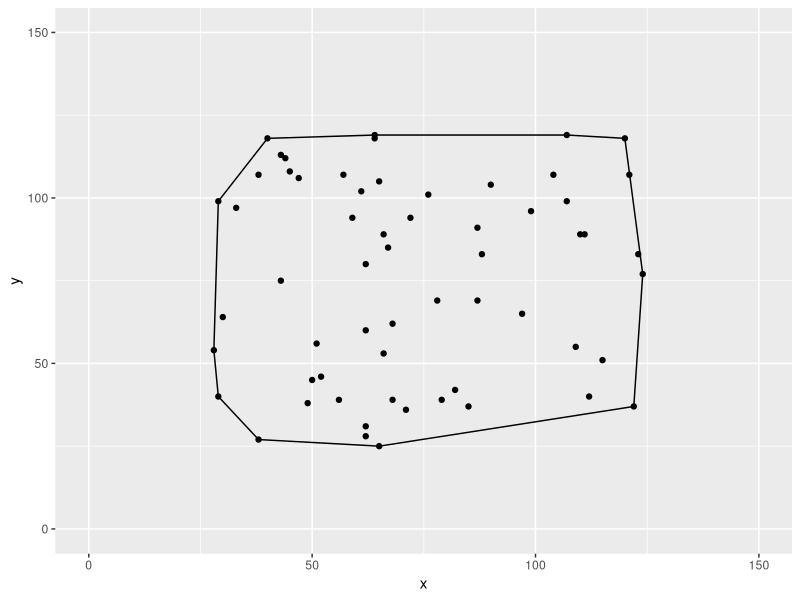

Write R code to recreate this figure.
library(magrittr)
library(ggplot2)
# clear objects
rm(list = ls())
pts = list()
length(pts) = 60 

rnd = function() {
  # random number in specified range
  sample(25:125, 1)
}

generate_rand_2vecs = function(pts) {
  for (i in 1:length(pts)) {
    pts[[i]] = c(rnd(), rnd()) %>% matrix
  }
  pts
}
pts = generate_rand_2vecs(pts)
df = data.frame(data = pts)
df = df %>% t
rownames(df) = 1:length(pts)
colnames(df) = c("x", "y")
rm(pts)
print(df)
df = data.frame(df)


selectV2 = function(df, i) {
  df[i, ] %>% t %>% as.vector(.,mode="double")
}
norm_vec <- function(x) { sqrt(sum(x^2)) }
deg2rad = function(x) {
  x * pi / 180.0 
}
rad2deg = function(x) {
  x * 180.0 / pi 
}
rotMat = function(ang) {
  # create clockwise rotation matrix given an angle in degrees
  # 1st convert degrees to radians
  ang = deg2rad(ang)
  # since the below is a counterclockwise rotation matrix,
  # convert to angle from ccw to cw
  ang = 2 * pi - ang
  res = matrix(c(cos(ang), -sin(ang), sin(ang),
                 cos(ang)), ncol = 2, byrow = TRUE)
  return(res)
}
sort.less.than = function(df) {
  #return(df[order(df$x,df$y),])
  df = df[order(df$y,decreasing = TRUE),]
  df = df[order(df$x),]
  return(df)
  #return(df[order(df$x,df$y),])
}
sort.greater.than = function(pts) {
  df = df[order(df$y, decreasing = FALSE),]
  df = df[order(df$x, decreasing = TRUE),]
  return(df)
  #return(df[order(df$x,df$y,decreasing = TRUE),])
}
angle.formed = function(a,b,c) {
  # angle in degrees formed by three 2-vectors
  stopifnot(length(a) == 2 && typeof(a) == "double")   
  stopifnot(length(b) == 2 && typeof(b) == "double")   
  stopifnot(length(c) == 2 && typeof(c) == "double")   
  ba = (a - b) %>% as.matrix
  bc = (c - b) %>% as.matrix
  dp = crossprod(ba,bc) 
  angRad = acos(dp / norm_vec(ba) / norm_vec(bc))
  return(angRad %>% rad2deg)
}
is.left.turn = function(a,b,c) {
  ab = b - a
  rotated = rotMat(90) %*% ab
  d = rotated + b
  return(angle.formed(d,b,c) > 90.0)
}
add.pt = function(df, soln, currIndex) {
  rbind(soln, selectV2(df,currIndex)) 
}

solve.convex.hull = function(upper=TRUE) {
  soln = matrix(ncol=2,nrow=0)
  # sort by decreasing to create the top of the hull
  if (upper==TRUE){
  df = sort.less.than(df)
  } else {
  df = sort.greater.than(df)
  }
  # add first two points
  for(i in 1:2) { soln = add.pt(df, soln,i) }
  # keep track of the next point from the sorted set to add to
  # the solution.
  curridx = 3
  
  
  # solve top of hull
  # add a point
  # check if left turn
  # if left turn, remove 2nd to last point in soln
  last.pt.added.to.soln = c(-1,-1)
  while (curridx <= length(df[, 1])) {
    soln = add.pt(df, soln, curridx)
    last.pt.added.to.soln = soln[length(soln[,1]),]
    # Remove 2nd to last point if a left hand turn is 
    # formed by the last 3 points in the solution.
    # Continue removing until either they form a right hand turn
    # or there are only 2 points in the solution.
    while (1) {
      lenSoln = length(soln[, 1])
      if (lenSoln < 3) break;
      removeFlag = is.left.turn(soln[lenSoln - 2, ],
                                soln[lenSoln - 1, ],
                                soln[lenSoln - 0, ])
      if (!removeFlag) break;
        # remove 2nd to last point
        soln = soln[-(lenSoln - 1), ]
    }
    curridx = curridx + 1
  }
  colnames(soln) = c("x", "y")
  if (upper==FALSE) {
  print(last.pt.added.to.soln)
  }
  data.frame(soln)
}



test.convex.hull = function() {
  soln = matrix(ncol=2,nrow=0)
  a = c(1,2); b = c(2,3.5); c = c(1.5,4.5);
  soln = rbind(soln,a)
  soln = rbind(soln,b)
  soln = rbind(soln,c)
  angle.formed(soln[1,],soln[2,],soln[3,])
  is.left.turn(soln[1,],soln[2,],soln[3,])
  
  soln
  lenSoln = length(soln[,1])
  data.frame(soln)
}

#test.convex.hull()
soln.upper = solve.convex.hull(upper=TRUE)
soln.lower = solve.convex.hull(upper=FALSE)

cols = c("blue" = "blue")
# plotting the result
ggplot() +
  layer(
    data = df,
    mapping = aes(x = x, y = y),
    stat = "identity",
    position = "identity",
    geom = "point"
  ) +
  xlim(c(0, 150)) +
  ylim(c(0, 150)) + 
  layer(
    data = soln.upper, 
    stat = "identity",
    position = "identity",
    geom = "path",
    mapping = aes(x = x, y = y),
  ) + 
  layer(
    data = soln.lower, 
    mapping = aes(x = x, y = y),
    stat = "identity",
    position = "identity",
    geom = c("path")
  ) 
